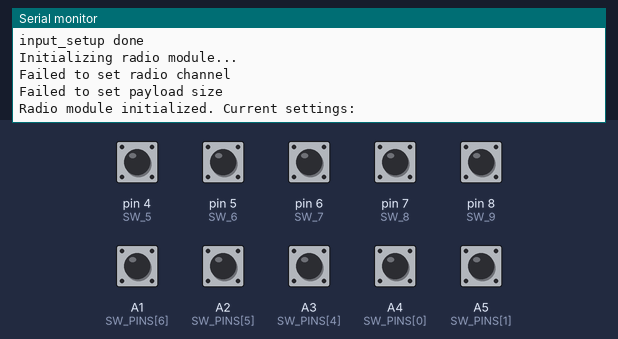
Bench run of a sketch on a simulated Arduino Uno, built with avr-gcc and run on an emulated ATmega328P. Parts: the last lines printed to the serial monitor. The test bench sets the inputs (shaded band); at power-on: pin 4 (SW_5), pin 5 (SW_6), pin 6 (SW_7), pin 7 (SW_8), pin 8 (SW_9) HIGH, A1 (SW_PINS[6]), A2 (SW_PINS[5]), A3 (SW_PINS[4]), A4 (SW_PINS[0]), A5 (SW_PINS[1]) LOW. No radio packets arrive unless stated.

Above: at 3.2 s.
3.3 s: pin 4 (SW_5) pulled LOW for 0.15 s
At 4.6 s:
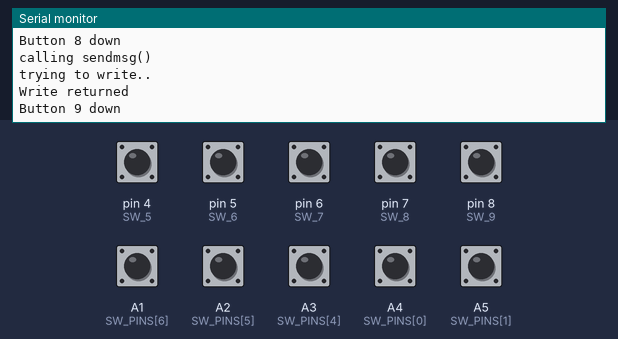
4.9 s: pin 5 (SW_6) pulled LOW for 0.15 s
At 5.04 s:
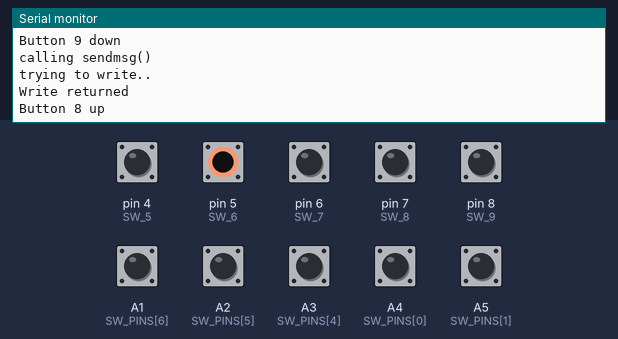
6.5 s: pin 6 (SW_7) pulled LOW for 0.15 s
At 7.2 s:
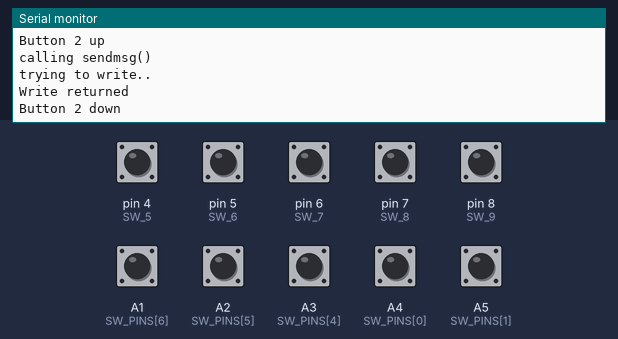
8.1 s: pin 7 (SW_8) pulled LOW for 0.15 s
At 9.4 s:
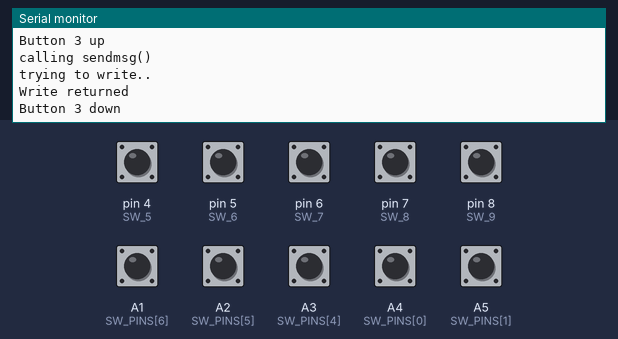
9.7 s: pin 8 (SW_9) pulled LOW for 0.15 s
At 10.9 s:
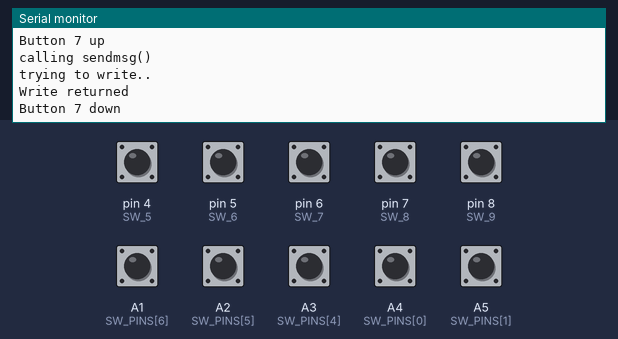
11.3 s: A1 (SW_PINS[6]) pulled HIGH for 0.15 s
At 12.1 s:
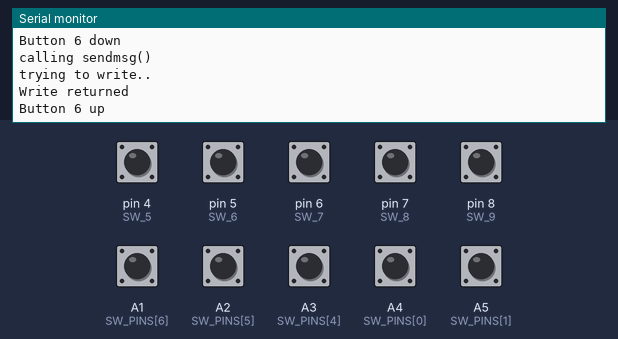
Timing chart, 0 to 13.9 s (numbered marks = the images above; inputs shaded):
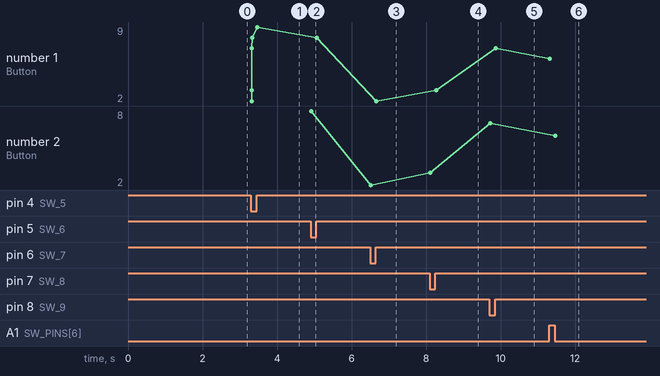

Measured:
- after the input at 3.3 s, the serial monitor: prints a new line at once (image 1)
- after the input at 4.9 s, the serial monitor: prints a new line at once (image 2)
- after the input at 6.5 s, the serial monitor: prints a new line at once (image 3)
- after the input at 8.1 s, the serial monitor: prints a new line at once (image 4)
- after the input at 9.7 s, the serial monitor: prints a new line at once (image 5)
- after the input at 11.3 s, the serial monitor: prints a new line at once (image 6)
- plotted number 1: 8 → 2 after the input at 6.5 s, 2 → 3 after the input at 8.1 s, 3 → 7 after the input at 9.7 s, 7 → 6 after the input at 11.3 s
- plotted number 2: 8 → 2 after the input at 6.5 s, 2 → 3 after the input at 8.1 s, 3 → 7 after the input at 9.7 s, 7 → 6 after the input at 11.3 s

The sketch:

remote.ino
```cpp
// (licence header left out)
#define SERIAL_DEBUG

#include <avr/sleep.h>
#include "RF24.h"
#include "printf.h"
//#include "constants.h"

#define BOARD_REMOTE_VER "1.0"

/* Radio driver. CE on pin D2, CSN on D3 */
RF24 nrf24(2, 3);

/* Radio settings */
const uint64_t nrf24_remote_txpipe     = 0x531ab153ddc134ef;
const uint64_t nrf24_scoreboard_txpipe = 0x1389dfca645fabef;

#define NRF24_CHANNEL       85
#define NRF24_PA            RF24_PA_MAX
#define NRF24_RATE          RF24_250KBPS
#define NRF24_PAYLOAD_SZ    5
#define NRF24_RETRIES       5

#define SW_COUNT 10
/* Remote button index */
#define SW_2   0
#define SW_3   1
#define SW_4_L 2
#define SW_4_R 3
#define SW_5   4
#define SW_6   5
#define SW_7   6
#define SW_8   7
#define SW_9   8
#define SW_10  9

const uint8_t SW_PINS[SW_COUNT] = {A4, A5, 6, 7, A3, A2, A1, 8, 5, 4};
volatile unsigned int sw_debounce_ticks[SW_COUNT] = {0};
/* Button debounce timer (Timer2 ticks, 488 Hz) */
#define BTN_DEBOUNCE_DURATION 20

uint16_t button_up_events;
uint16_t button_down_events;
uint16_t button_state;
uint16_t button_last_event;

/* Time to stay awake when there is no user activity (ms) */
#define IDLE_ON_TIME 10000

/* Timestamp for last user activity */
unsigned long last_activity_time = 0;

/* Serial TX is used to drive potentiometer, use only for debug */

void serial_msg(const String& msg) {
  #ifdef SERIAL_DEBUG
    Serial.println(msg);
  #endif
}

void halt(const char *msg) {
  serial_msg(msg);
}

/* Multiplex driver timer interrupt */
ISR(TIMER2_OVF_vect) {
  /* Update button debounce timers */
  for (int i = 0; i < SW_COUNT; ++i) {
    if (sw_debounce_ticks[i]) {
      if (!--sw_debounce_ticks[i]) {
        /* Check pin state and compare to button_state. Generate event if different */
        if ((button_state & 1 << i) != (button_last_event & (1 << i))) {
          button_last_event ^= 1 << i;
          if (button_last_event & 1 << i) {
            button_down_events |= 1 << i;
          } else {
            button_up_events |= 1 << i;
          }
        }
      }
    }
  }
}

void btn_read_debounce(uint8_t sw_index)
{
  if (digitalRead(SW_PINS[sw_index])) {
    if (!(button_state & 1 << sw_index)) {
      /* State changed - debounce time passed? */
      if (!(sw_debounce_ticks[sw_index])) {
        button_down_events |= 1 << sw_index;
        button_last_event |= 1 << sw_index;
      }

      /* Reset debounce timer on every state change */
      sw_debounce_ticks[sw_index] = BTN_DEBOUNCE_DURATION;
    }

    button_state |= 1 << sw_index;
  }

  else {
    if (button_state & 1 << sw_index) {
      if (!(sw_debounce_ticks[sw_index])) {
        button_up_events |= 1 << sw_index;
        button_last_event &= ~(1 << sw_index);
      }
      /* Reset debounce timer on every state change */
      sw_debounce_ticks[sw_index] = BTN_DEBOUNCE_DURATION;
    }

    button_state &= ~(1 << sw_index);
  }
}

ISR(PCINT0_vect) {
  for (int i = 0; i < SW_COUNT; ++i) {
    btn_read_debounce(i);
  }
}

ISR(PCINT1_vect) {
  for (int i = 0; i < SW_COUNT; ++i) {
    btn_read_debounce(i);
  }
}

/* Footswitch button interrupt */
ISR(PCINT2_vect) {
  for (int i = 0; i < SW_COUNT; ++i) {
    btn_read_debounce(i);
  }
}

void input_setup() {
  /* Initialize buttons, internal pullups disabled by default */
  pinMode(SW_2, INPUT);
  pinMode(SW_3, INPUT);
  pinMode(SW_4_L, INPUT);
  pinMode(SW_4_R, INPUT);
  pinMode(SW_5, INPUT);
  pinMode(SW_6, INPUT);
  pinMode(SW_7, INPUT);
  pinMode(SW_8, INPUT);
  pinMode(SW_9, INPUT);
  pinMode(SW_10, INPUT);

  serial_msg("pinModes set");
  Serial.flush();

  noInterrupts();
  /* Setup Timer2 to decrement button debounce counters */
  TCCR2A = 0;                              /* Zero TC2 control registers */
  TCCR2B = 0;
  TCNT2 = 0;                               /* Initialize counter value */
  TCCR2B |= (1 << CS22);                   /* 1/64 prescaler, 488 Hz */
  TIMSK2 |= (1 << TOIE2);                  /* Enable overflow interrupt */

  PCMSK0 |= (1 << PCINT0);  /* Add PCINT0 to PCINT0 vector */
  PCMSK1 |= (1 << PCINT9);  /* Add PCINT9 to PCINT1 vector */
  PCMSK1 |= (1 << PCINT10); /* Add PCINT10 to PCINT1 vector */
  PCMSK1 |= (1 << PCINT11); /* Add PCINT11 to PCINT1 vector */
  PCMSK1 |= (1 << PCINT12); /* Add PCINT12 to PCINT1 vector */
  PCMSK1 |= (1 << PCINT13); /* Add PCINT13 to PCINT1 vector */
  PCMSK2 |= (1 << PCINT20); /* Add PCINT20 to PCINT2 vector */
  PCMSK2 |= (1 << PCINT21); /* Add PCINT21 to PCINT2 vector */
  PCMSK2 |= (1 << PCINT22); /* Add PCINT22 to PCINT2 vector */
  PCMSK2 |= (1 << PCINT23); /* Add PCINT23 to PCINT2 vector */
  PCICR  |= (1 << PCIE0);   /* Enable PCMSK0 interrupt */
  PCICR  |= (1 << PCIE1);   /* Enable PCMSK1 interrupt */
  PCICR  |= (1 << PCIE2);   /* Enable PCMSK2 interrupt */
  interrupts();
  serial_msg("input_setup done");
  Serial.flush();
}

void radio_setup() {
  serial_msg("Initializing radio module...");
  if (!nrf24.begin()) halt("Unable to initialize radio module");

  nrf24.setChannel(NRF24_CHANNEL);
  nrf24.setDataRate(NRF24_RATE);
  nrf24.setAutoAck(1);
  nrf24.setPayloadSize(NRF24_PAYLOAD_SZ);
  nrf24.openWritingPipe(nrf24_remote_txpipe);
  nrf24.openReadingPipe(1, nrf24_scoreboard_txpipe);
  nrf24.stopListening();

  if (nrf24.getChannel() != NRF24_CHANNEL)
    halt("Failed to set radio channel");

  if (nrf24.getPayloadSize() != NRF24_PAYLOAD_SZ)
    halt("Failed to set payload size");

  serial_msg("Radio module initialized. Current settings:");

  #ifdef SERIAL_DEBUG
    nrf24.printDetails();
  #endif
}

void setup() {
  #ifdef SERIAL_DEBUG
    Serial.begin(38400);
    delay(2000);
    serial_msg("Scoreboard remote version " BOARD_REMOTE_VER);
  #endif
  serial_msg("Remote starting..");
  Serial.flush();
  printf_begin();
  input_setup();
  radio_setup();
}

/*
 * Generic packet format:
 *
 *  +-------------+-------------------------------+
 *  | Payload len |      Payload + padding        |
 *  +-------------+-------------------------------+
 *      1 byte         NRF24_PAYLOAD_SZ - 1
 *
 *
 * Scoreboard payload format:
 *
 *  +---------------+---------------+
 *  |  Down events  |   Up events   |
 *  +---------------+---------------+
 *      2 bytes         2 bytes
 */
bool sendmsg(const unsigned char *msg, size_t sz) {
  unsigned char msg_out[NRF24_PAYLOAD_SZ] = {0};

  msg_out[0] = sz;
  memcpy(msg_out+1, msg, sz);

  serial_msg("trying to write..");
  Serial.flush();
  size_t attempts;
  for (attempts = 0; attempts < NRF24_RETRIES; attempts++) {
    if (nrf24.write(msg_out, NRF24_PAYLOAD_SZ))
      break;
    serial_msg("Attempted to write..");
    Serial.flush();
  }
  serial_msg("Write returned");

  if (attempts == NRF24_RETRIES) {
    serial_msg("Failed to send/receive ACK");
    return false;
  }
  return true;
}

bool send_btn_events(uint16_t down_events, uint16_t up_events) {
  uint16_t msg[2] = {0};
  msg[0] = down_events;
  msg[1] = up_events;
  serial_msg("calling sendmsg()");
  Serial.flush();
  return sendmsg((uint8_t*)msg, 4);
}

void deep_sleep() {
  nrf24.powerDown();
  set_sleep_mode(SLEEP_MODE_PWR_DOWN);
  cli();

  /* Re-check sleep condition to avoid race */
  if (button_state) {
    sei();
    nrf24.powerUp();
    return;
  }

  /* Reset debounce timers */
  for (int i = 0; i < SW_COUNT; ++i) {
    sw_debounce_ticks[i] = 0;
  }

  sleep_enable();
  sleep_bod_disable();
  sei();
  sleep_cpu(); /* Guaranteed to execute before any interrupts */
  sleep_disable();

  /* Power up radio */
  nrf24.powerUp();
}

void loop() {
  while (millis() - last_activity_time < IDLE_ON_TIME) {
    /* Read button events and timers */
    noInterrupts();
    uint16_t cur_btn_up_events = button_up_events;
    button_up_events = 0x0000;
    uint16_t cur_btn_down_events = button_down_events;
    button_down_events = 0x0000;
    interrupts();

    if (cur_btn_up_events || cur_btn_down_events) {
      last_activity_time = millis();
      send_btn_events(cur_btn_down_events, cur_btn_up_events);
    }

    /* Always handle button events */
    for (int i = 0; i < SW_COUNT; ++i) {
      if (cur_btn_up_events & (1 << i)) {
        serial_msg(String("Button ") + i + " up");
      }
      if (cur_btn_down_events & (1 << i)) {
        serial_msg(String("Button ") + i + " down");
      }
    }
  }
  serial_msg("Sleeping..");
  Serial.flush();
  deep_sleep();
  serial_msg("Woke up!");
  last_activity_time = millis();
}
```
